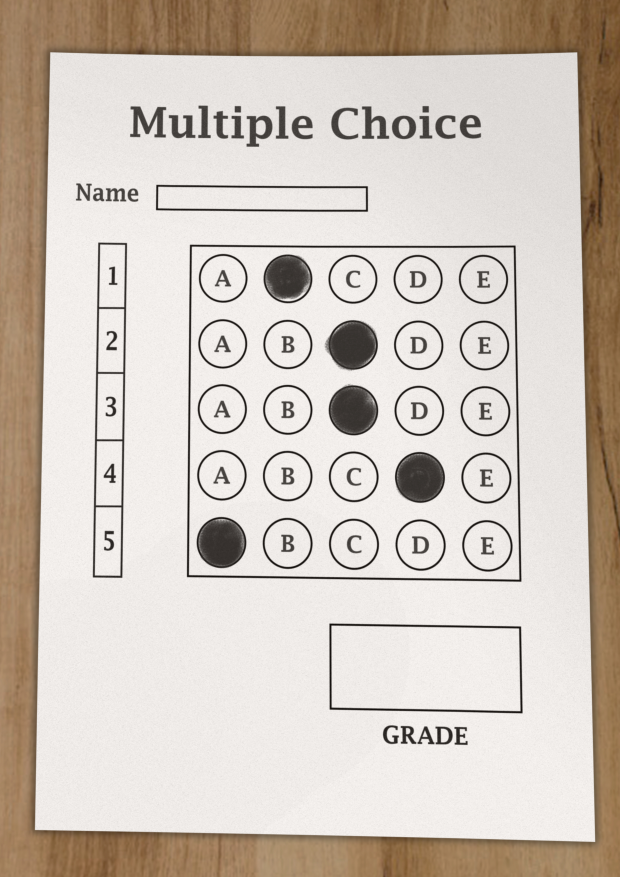
#> input picture Input/im0.jpg, 2480 x 3508 px, given in place of the camera (shown at 1/4 size)
$ python App-main.py
#> lines starting #> are read from the running program, lines starting #| are printed output that depends on the picture; after the words box and inside, x2 and y2 are one past the last pixel; in counts of white or black regions, pixels touching at a corner belong together
### LocalFunction.py
import cv2
import numpy as np

## TO STACK ALL THE IMAGES IN ONE WINDOW
def stackImages(imgArray: object, scale: object, lables: object = []) -> object:
    rows = len(imgArray)
    cols = len(imgArray[0])
    rowsAvailable = isinstance(imgArray[0], list)
    width = imgArray[0][0].shape[1]
    height = imgArray[0][0].shape[0]
    if rowsAvailable:
        for x in range ( 0, rows):
            for y in range(0, cols):
                imgArray[x][y] = cv2.resize(imgArray[x][y], (0, 0), None, scale, scale)
                if len(imgArray[x][y].shape) == 2: imgArray[x][y]= cv2.cvtColor( imgArray[x][y], cv2.COLOR_GRAY2BGR)
        imageBlank = np.zeros((height, width, 3), np.uint8)
        hor = [imageBlank]*rows
        hor_con = [imageBlank]*rows
        for x in range(0, rows):
            hor[x] = np.hstack(imgArray[x])
            hor_con[x] = np.concatenate(imgArray[x])
        ver = np.vstack(hor)
        ver_con = np.concatenate(hor)
    else:
        for x in range(0, rows):
            imgArray[x] = cv2.resize(imgArray[x], (0, 0), None, scale, scale)
            if len(imgArray[x].shape) == 2: imgArray[x] = cv2.cvtColor(imgArray[x], cv2.COLOR_GRAY2BGR)
        hor= np.hstack(imgArray)
        hor_con= np.concatenate(imgArray)
        ver = hor
    if len(lables) != 0:
        eachImgWidth= int(ver.shape[1] / cols)
        eachImgHeight = int(ver.shape[0] / rows)
        #print(eachImgHeight)
        for d in range(0, rows):
            for c in range (0,cols):
                cv2.rectangle(ver,(c*eachImgWidth,eachImgHeight*d),(c*eachImgWidth+len(lables[d][c])*13+27,30+eachImgHeight*d),(255,255,255),cv2.FILLED)
                cv2.putText(ver,lables[d][c],(eachImgWidth*c+10,eachImgHeight*d+20),cv2.FONT_HERSHEY_COMPLEX,0.7,(25,25,25),2)
    return ver

# [15 lines left out: function reorder, not called in this run]

def rectContour(contours):

    rectCon = []
    max_area = 0
    for i in contours:
        area = cv2.contourArea(i)
        if area > 50:
            peri = cv2.arcLength(i, True)
            approx = cv2.approxPolyDP(i, 0.02 * peri, True)
            if len(approx) == 4:
                rectCon.append(i)
    rectCon = sorted(rectCon, key=cv2.contourArea,reverse=True)
    #print(len(rectCon))
    return rectCon

def getCornerPoints(cont):
    peri = cv2.arcLength(cont, True) # LENGTH OF CONTOUR
    approx = cv2.approxPolyDP(cont, 0.02 * peri, True) # APPROXIMATE THE POLY TO GET CORNER POINTS
    return approx

# [44 lines left out: functions splitBoxes, drawGrid, showAnswers, not called in this run]

### App-main.py
import cv2
import numpy as np
import LocalFunction
import os


########################################################################
#DECLAARATION
webCamFeed = True
InputPath = "Input/im00.jpg"
OutputPath= "Output/"
address="http://192.168.1.229:4747/video" # Phone IP Addresss
cap = cv2.VideoCapture(0)
#cap.open(address) #Used for IP PHone camera
cap.set(10,160)
heightImg = 700 #Resized resolution
widthImg  = 700
questions=5
choices=5
ans= [1,2,0,0,4]

########################################################################
#TODO: Challenge and future work
# 1. Save grade to csv funtion
# 2. AR function, button on paper
# 3. (optional) Student need to know wrong answers, teacher and parents need feedback.
# System for student and teacher to check grade and feedback
# 4. Get roi name and ID

count=0
while True:
#PREPROCESSING
    if webCamFeed:success, img = cap.read() #Capture image from video
#> img is the input picture: shape (3508, 2480, 3); mean B, G, R 187.4, 197.1, 207.2
    else:img = cv2.imread(InputPath)     #Cap from pathImage
    img = cv2.resize(img, (widthImg, heightImg)) # RESIZE IMAGE
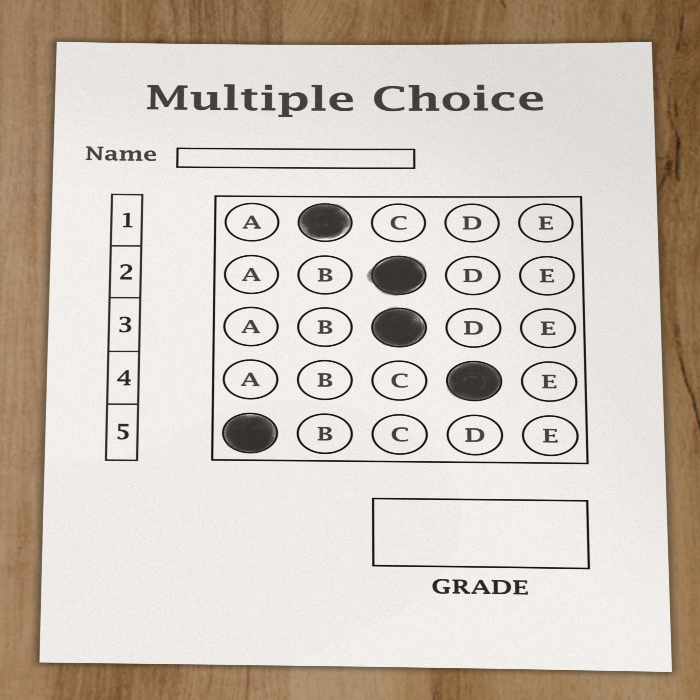
#> img: shape (700, 700, 3); mean B, G, R 187.3, 197, 207
    imgFinal = img.copy()
    imgBlank = np.zeros((heightImg,widthImg, 3), np.uint8) # CREATE A BLANK IMAGE FOR TESTING DEBUGGING IF REQUIRED
    imgGray = cv2.cvtColor(img, cv2.COLOR_BGR2GRAY) # CONVERT IMAGE TO GRAY SCALE
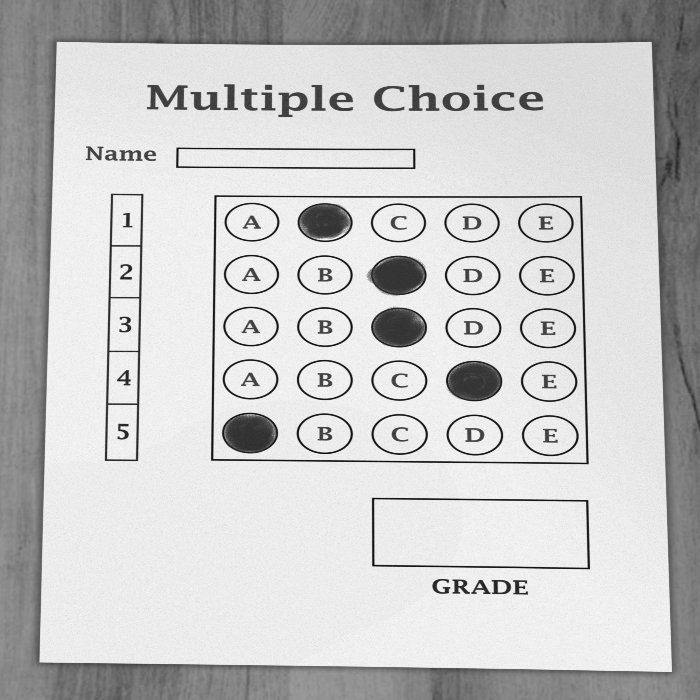
#> imgGray: shape (700, 700); min 10, max 247, mean 199
    imgBlur = cv2.GaussianBlur(imgGray, (5, 5), 1) # ADD GAUSSIAN BLUR
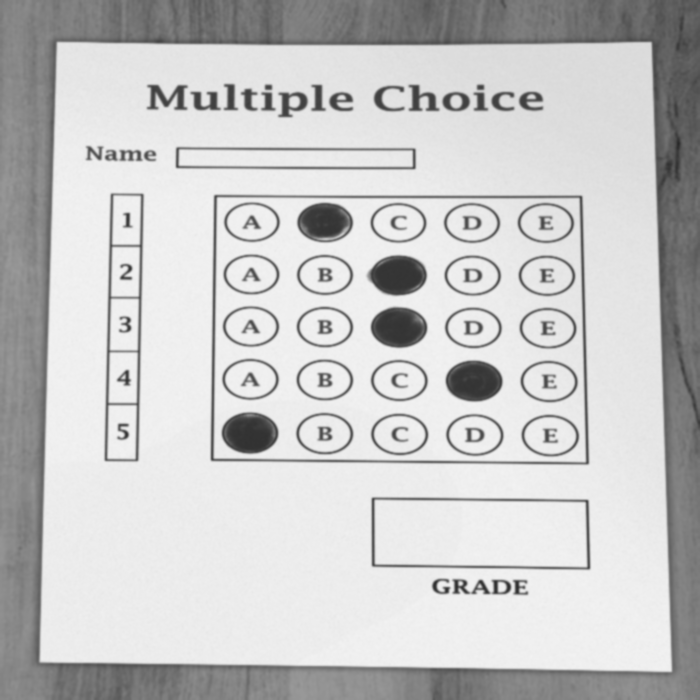
#> imgBlur: shape (700, 700); min 41, max 242, mean 199
    imgCanny = cv2.Canny(imgBlur,10,70) # APPLY CANNY
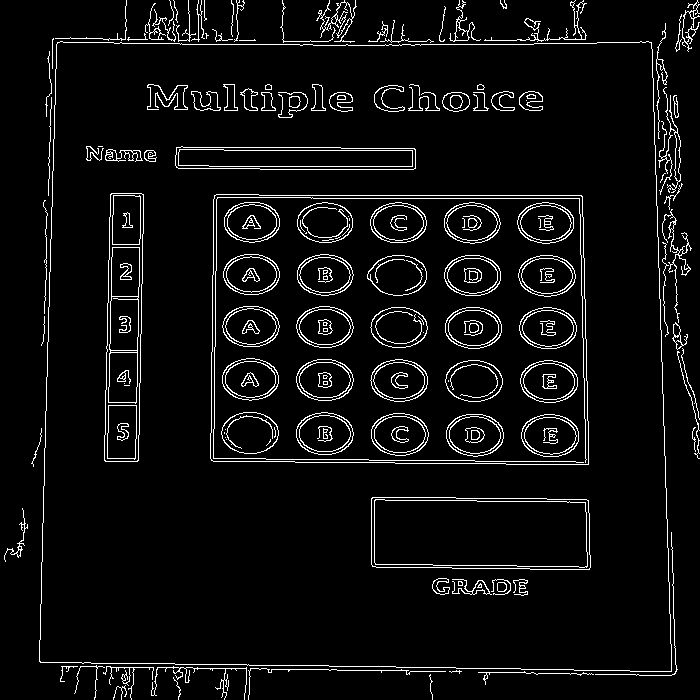
#> imgCanny: shape (700, 700); 5.6% white in thin lines or dots

    try:
        ## FIND ALL COUNTOURS
        imgContours = img.copy() # COPY IMAGE FOR DISPLAY PURPOSES
        imgBigContour = img.copy() # COPY IMAGE FOR DISPLAY PURPOSES
        contours, hierarchy = cv2.findContours(imgCanny, cv2.RETR_EXTERNAL, cv2.CHAIN_APPROX_NONE) # FIND ALL CONTOURS
#> contours = 54 contours, 39 with area under 20; largest, box (x1, y1, x2, y2) and area: (39, 41, 672, 672) 382286, (658, 87, 681, 195) 256, (449, 0, 481, 42) 182, (672, 322, 688, 350) 150, (316, 0, 357, 43) 102
        cv2.drawContours(imgContours, contours, -1, (0, 255, 0), 10) # DRAW ALL DETECTED CONTOURS
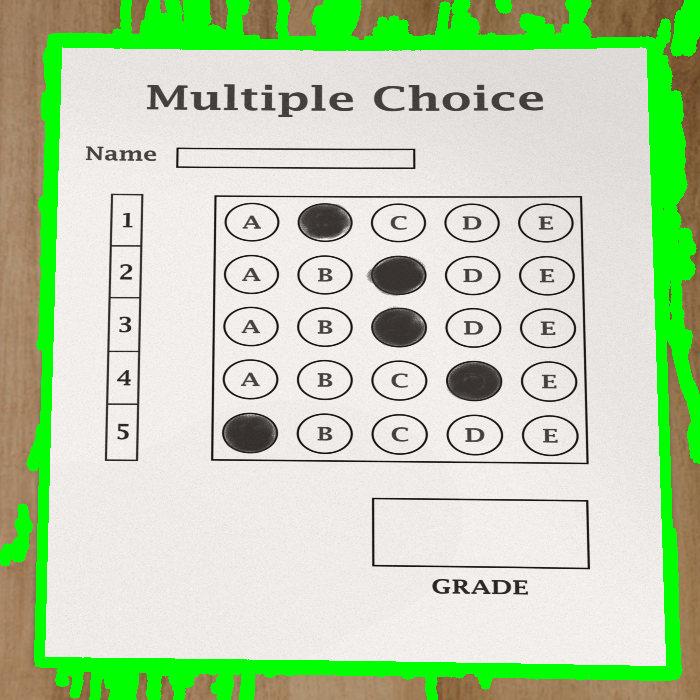
#> imgContours: shape (700, 700, 3); 11.68% of pixels changed, all inside (x1, y1, x2, y2) = (0, 0, 700, 700)
        rectCon = LocalFunction.rectContour(contours) # FILTER FOR RECTANGLE CONTOURS
#> the loop in rectContour, `for i in contours:` made 54 passes
#> (area, peri, approx) on passes 28, 34: (382286, 2508, [[57, 42], [39, 661], [671, 671], [651, 42]]), (76, 348.1, [[665, 23], [658, 138]])
#> after the loop in rectContour, `for i in contours:`: rectCon = 1 contour; box (x1, y1, x2, y2) and area: (39, 41, 672, 672) 382286
        biggestPoints= LocalFunction.getCornerPoints(rectCon[0]) # GET CORNER POINTS OF THE BIGGEST RECTANGLE
#> in getCornerPoints, `peri = cv2.arcLength(cont, True)`: peri = 2508
#> in getCornerPoints, `approx = cv2.approxPolyDP(cont, 0.02 * peri, True)`: approx = [[57, 42], [39, 661], [671, 671], [651, 42]]
#> biggestPoints = [[57, 42], [39, 661], [671, 671], [651, 42]]
        gradePoints = LocalFunction.getCornerPoints(rectCon[1]) # GET CORNER POINTS OF THE SECOND BIGGEST RECTANGLE


        if biggestPoints.size != 0 and gradePoints.size != 0:

            # BIGGEST RECTANGLE WARPING
            #TODO: Catch the paper-edge case
            biggestPoints=LocalFunction.reorder(biggestPoints) # REORDER FOR WARPING
            cv2.drawContours(imgBigContour, biggestPoints, -1, (0, 255, 0), 20) # DRAW THE BIGGEST CONTOUR
            pts1 = np.float32(biggestPoints) # PREPARE POINTS FOR WARP
            pts2 = np.float32([[0, 0],[widthImg, 0], [0, heightImg],[widthImg, heightImg]]) # PREPARE POINTS FOR WARP
            matrix = cv2.getPerspectiveTransform(pts1, pts2) # GET TRANSFORMATION MATRIX
            imgWarpColored = cv2.warpPerspective(img, matrix, (widthImg, heightImg)) # APPLY WARP PERSPECTIVE

            # SECOND BIGGEST RECTANGLE WARPING
            cv2.drawContours(imgBigContour, gradePoints, -1, (255, 0, 0), 20) # DRAW THE BIGGEST CONTOUR
            gradePoints = LocalFunction.reorder(gradePoints) # REORDER FOR WARPING
            ptsG1 = np.float32(gradePoints)  # PREPARE POINTS FOR WARP
            ptsG2 = np.float32([[0, 0], [325, 0], [0, 150], [325, 150]])  # PREPARE POINTS FOR WARP
            matrixG = cv2.getPerspectiveTransform(ptsG1, ptsG2)# GET TRANSFORMATION MATRIX
            imgGradeDisplay = cv2.warpPerspective(img, matrixG, (325, 150)) # APPLY WARP PERSPECTIVE

            # APPLY THRESHOLD
            imgWarpGray = cv2.cvtColor(imgWarpColored,cv2.COLOR_BGR2GRAY) # CONVERT TO GRAYSCALE
            imgThresh = cv2.threshold(imgWarpGray, 200, 255,cv2.THRESH_BINARY_INV )[1] # APPLY THRESHOLD AND INVERSE

            boxes = LocalFunction.splitBoxes(imgThresh) # GET INDIVIDUAL BOXES
            #cv2.imshow("Split Test ", boxes[3])   #test get box
            countR=0
            countC=0
            myPixelVal = np.zeros((questions,choices)) # TO STORE THE NON ZERO VALUES OF EACH BOX
            for image in boxes:
                #cv2.imshow(str(countR)+str(countC),image)
                totalPixels = cv2.countNonZero(image)
                myPixelVal[countR][countC]= totalPixels
                countC += 1
                if (countC==choices):countC=0;countR +=1

            # FIND THE USER ANSWERS AND PUT THEM IN A LIST
            myIndex=[]
            for x in range (0,questions):
                arr = myPixelVal[x]
                myIndexVal = np.where(arr == np.amax(arr))
                myIndex.append(myIndexVal[0][0])
            #print("USER ANSWERS",myIndex)

            # COMPARE THE VALUES TO FIND THE CORRECT ANSWERS
            grading=[]
            for x in range(0,questions):
                if ans[x] == myIndex[x]:
                    grading.append(1)
                else:grading.append(0)
            #print("GRADING",grading)
            score = (sum(grading)/questions)*100 # FINAL GRADE
            #print("SCORE",score)

            # DISPLAYING ANSWERS
            LocalFunction.showAnswers(imgWarpColored, myIndex, grading, ans) # DRAW DETECTED ANSWERS
            LocalFunction.drawGrid(imgWarpColored) # DRAW GRID
            imgRawDrawings = np.zeros_like(imgWarpColored) # NEW BLANK IMAGE WITH WARP IMAGE SIZE
            LocalFunction.showAnswers(imgRawDrawings, myIndex, grading, ans) # DRAW ON NEW IMAGE
            invMatrix = cv2.getPerspectiveTransform(pts2, pts1) # INVERSE TRANSFORMATION MATRIX
            imgInvWarp = cv2.warpPerspective(imgRawDrawings, invMatrix, (widthImg, heightImg)) # INV IMAGE WARP

            # DISPLAY GRADE
            imgRawGrade = np.zeros_like(imgGradeDisplay,np.uint8) # NEW BLANK IMAGE WITH GRADE AREA SIZE
            cv2.putText(imgRawGrade,str(int(score))+"%",(70,100)
                        ,cv2.FONT_HERSHEY_COMPLEX,3,(0,0,119),10) # ADD THE GRADE TO NEW IMAGE


            invMatrixG = cv2.getPerspectiveTransform(ptsG2, ptsG1) # INVERSE TRANSFORMATION MATRIX
            imgInvGradeDisplay = cv2.warpPerspective(imgRawGrade, invMatrixG, (widthImg, heightImg)) # INV IMAGE WARP

            # SHOW ANSWERS AND GRADE ON FINAL IMAGE
            imgFinal = cv2.addWeighted(imgFinal, 1, imgInvWarp, 1,0)

            imgFinal = cv2.addWeighted(imgFinal, 0.75, imgInvGradeDisplay, 1,0) #TODO: fix grade opacity


            # IMAGE ARRAY FOR DISPLAY
            imageArray = ([img,imgGray,imgCanny,imgContours],
                          [imgBigContour,imgThresh,imgWarpColored,imgFinal])

            cv2.imshow("Final Result", imgFinal)
    except:
        imageArray = ([img,imgGray,imgCanny,imgContours],
                      [imgBlank, imgBlank, imgBlank, imgBlank])


    # LABELS FOR DISPLAY
    lables = [["Original","Gray","Edges","Contours"],
              ["Biggest Contour","Threshold","Warpped","Final"]]

    stackedImage = LocalFunction.stackImages(imageArray, 0.5, lables)
#> in stackImages, `rows = len(imgArray)`: rows = 2
#> in stackImages, `cols = len(imgArray[0])`: cols = 4
#> in stackImages, `rowsAvailable = isinstance(imgArray[0], list)`: rowsAvailable = True
#> in stackImages, `hor = [imageBlank]*rows`: hor = 2 items
#> in stackImages, `ver = np.vstack(hor)`:
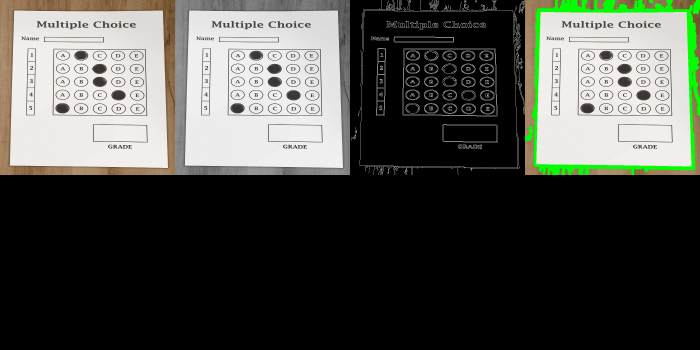
#> ver: shape (700, 1400, 3) (shown at 1/2 size); mean of channels 0, 1, 2 71.9, 77.7, 76.2; drawn as B, G, R
#> in stackImages, `eachImgWidth= int(ver.shape[1] / cols)`: eachImgWidth = 350
#> after the loop in stackImages, `for d in range(0, rows):`:
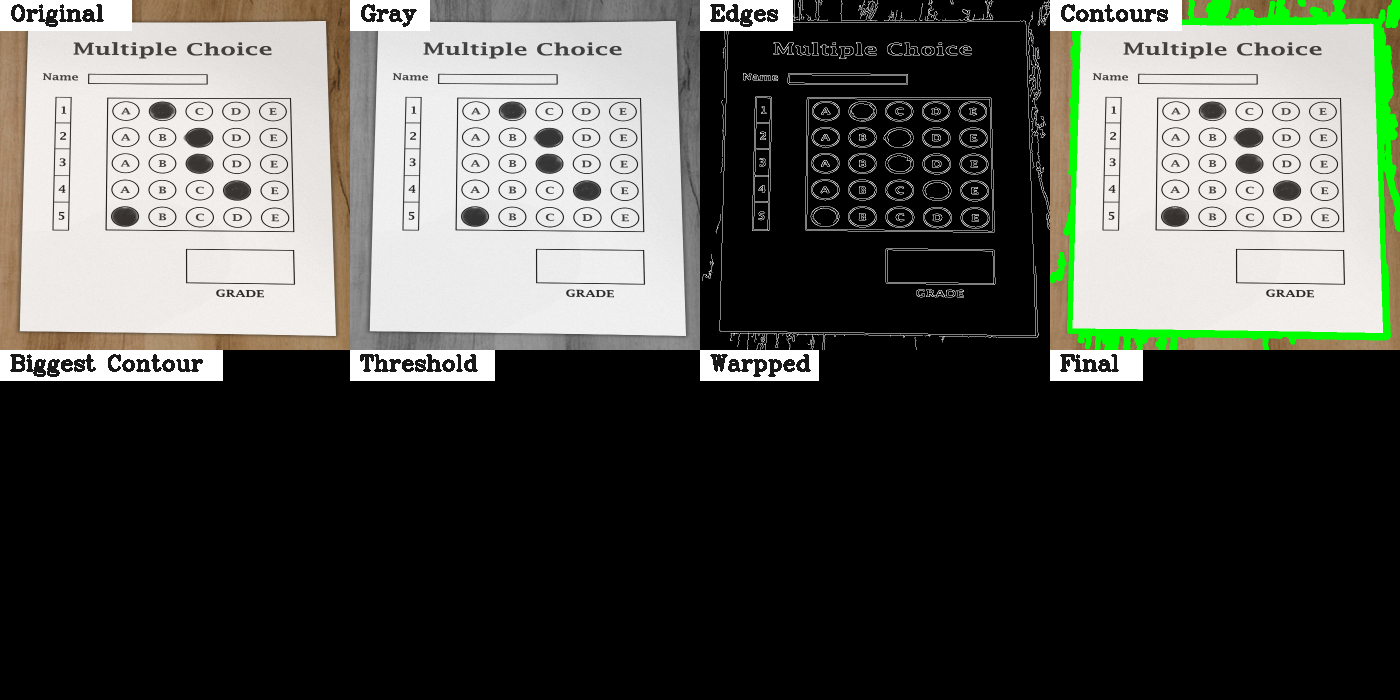
#> ver: shape (700, 1400, 3); 3.22% of pixels changed, all inside (x1, y1, x2, y2) = (0, 0, 1182, 381); drawn as B, G, R
    cv2.imshow("Result",stackedImage)


    # SAVE GRADE AND PROCESS WHEN 's' key is pressed
    if cv2.waitKey(1) & 0xFF == ord('s'):
#> (key Esc is pressed here)
        cv2.imwrite(os.path.join(OutputPath,'Grade')+str(count)+".jpg",imgFinal)
        cv2.imwrite(os.path.join(OutputPath,'Process')+str(count)+".jpg",stackedImage)

        cv2.rectangle(stackedImage, ((int(stackedImage.shape[1] / 2) - 230), int(stackedImage.shape[0] / 2) + 50),
                      (1100, 350), (0, 255, 0), cv2.FILLED)
        cv2.putText(stackedImage, "Scan Saved", (int(stackedImage.shape[1] / 2) - 200, int(stackedImage.shape[0] / 2)),
                    cv2.FONT_HERSHEY_DUPLEX, 3, (0, 0, 255), 5, cv2.LINE_AA)
        cv2.imshow('Result', stackedImage)
        cv2.waitKey(300)
        count += 1
